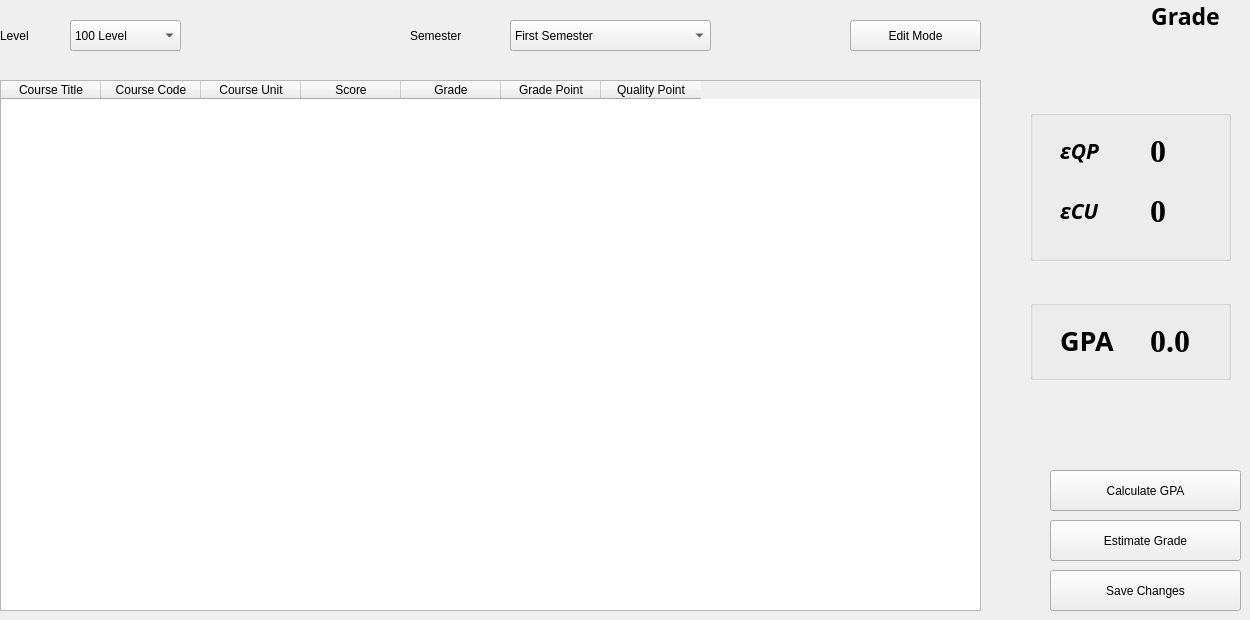
      <widget class="QWidget" name="tab_8">
       <attribute name="title">
        <string>Page</string>
       </attribute>
       <widget class="QLabel" name="label_10">
        <property name="geometry">
         <rect>
          <x>1140</x>
          <y>0</y>
          <width>91</width>
          <height>31</height>
         </rect>
        </property>
        <property name="font">
         <font>
          <family>Segoe Print</family>
          <pointsize>17</pointsize>
          <weight>75</weight>
          <bold>true</bold>
         </font>
        </property>
        <property name="text">
         <string>Grade</string>
        </property>
        <property name="alignment">
         <set>Qt::AlignCenter</set>
        </property>
       </widget>
       <widget class="QTableWidget" name="tableWidget_grade">
        <property name="geometry">
         <rect>
          <x>0</x>
          <y>80</y>
          <width>981</width>
          <height>531</height>
         </rect>
        </property>
        <property name="columnCount">
         <number>7</number>
        </property>
        <column>
         <property name="text">
          <string>Course Title</string>
         </property>
        </column>
        <column>
         <property name="text">
          <string>Course Code</string>
         </property>
        </column>
        <column>
         <property name="text">
          <string>Course Unit</string>
         </property>
        </column>
        <column>
         <property name="text">
          <string>Score</string>
         </property>
        </column>
        <column>
         <property name="text">
          <string>Grade</string>
         </property>
        </column>
        <column>
         <property name="text">
          <string>Grade Point</string>
         </property>
        </column>
        <column>
         <property name="text">
          <string>Quality Point</string>
         </property>
        </column>
       </widget>
       <widget class="QLabel" name="label_25">
        <property name="geometry">
         <rect>
          <x>410</x>
          <y>20</y>
          <width>81</width>
          <height>31</height>
         </rect>
        </property>
        <property name="text">
         <string>Semester</string>
        </property>
       </widget>
       <widget class="QComboBox" name="comboBox_level_3">
        <property name="geometry">
         <rect>
          <x>70</x>
          <y>20</y>
          <width>111</width>
          <height>31</height>
         </rect>
        </property>
        <item>
         <property name="text">
          <string>100 Level</string>
         </property>
        </item>
        <item>
         <property name="text">
          <string>200 Level</string>
         </property>
        </item>
        <item>
         <property name="text">
          <string>300 Level</string>
         </property>
        </item>
        <item>
         <property name="text">
          <string>400 Level</string>
         </property>
        </item>
       </widget>
       <widget class="QLabel" name="label_28">
        <property name="geometry">
         <rect>
          <x>0</x>
          <y>20</y>
          <width>61</width>
          <height>31</height>
         </rect>
        </property>
        <property name="text">
         <string>Level</string>
        </property>
       </widget>
       <widget class="QComboBox" name="comboBox_semester_3">
        <property name="geometry">
         <rect>
          <x>510</x>
          <y>20</y>
          <width>201</width>
          <height>31</height>
         </rect>
        </property>
        <item>
         <property name="text">
          <string>First Semester</string>
         </property>
        </item>
        <item>
         <property name="text">
          <string>Second Semester</string>
         </property>
        </item>
       </widget>
       <widget class="QPushButton" name="pushButton_edit_grade">
        <property name="geometry">
         <rect>
          <x>850</x>
          <y>20</y>
          <width>131</width>
          <height>31</height>
         </rect>
        </property>
        <property name="text">
         <string>Edit Mode</string>
        </property>
       </widget>
       <widget class="QPushButton" name="pushButton_save_grade_changes">
        <property name="geometry">
         <rect>
          <x>1050</x>
          <y>570</y>
          <width>191</width>
          <height>41</height>
         </rect>
        </property>
        <property name="text">
         <string>Save Changes</string>
        </property>
       </widget>
       <widget class="QPushButton" name="pushButton_estimate_grade">
        <property name="geometry">
         <rect>
          <x>1050</x>
          <y>520</y>
          <width>191</width>
          <height>41</height>
         </rect>
        </property>
        <property name="text">
         <string>Estimate Grade</string>
        </property>
       </widget>
       <widget class="QPushButton" name="pushButton_clacuategpa">
        <property name="geometry">
         <rect>
          <x>1050</x>
          <y>470</y>
          <width>191</width>
          <height>41</height>
         </rect>
        </property>
        <property name="text">
         <string>Calculate GPA</string>
        </property>
       </widget>
       <widget class="QGroupBox" name="groupBox_4">
        <property name="geometry">
         <rect>
          <x>1030</x>
          <y>110</y>
          <width>201</width>
          <height>151</height>
         </rect>
        </property>
        <property name="title">
         <string/>
        </property>
        <property name="alignment">
         <set>Qt::AlignCenter</set>
        </property>
        <widget class="QLabel" name="label_ecu">
         <property name="geometry">
          <rect>
           <x>120</x>
           <y>80</y>
           <width>61</width>
           <height>41</height>
          </rect>
         </property>
         <property name="font">
          <font>
           <family>Times New Roman</family>
           <pointsize>24</pointsize>
           <weight>75</weight>
           <bold>true</bold>
          </font>
         </property>
         <property name="text">
          <string>0</string>
         </property>
        </widget>
        <widget class="QLabel" name="label_32">
         <property name="geometry">
          <rect>
           <x>30</x>
           <y>20</y>
           <width>51</width>
           <height>41</height>
          </rect>
         </property>
         <property name="font">
          <font>
           <family>Trebuchet MS</family>
           <pointsize>16</pointsize>
           <weight>75</weight>
           <italic>true</italic>
           <bold>true</bold>
          </font>
         </property>
         <property name="text">
          <string>ɛQP</string>
         </property>
        </widget>
        <widget class="QLabel" name="label_34">
         <property name="geometry">
          <rect>
           <x>30</x>
           <y>80</y>
           <width>51</width>
           <height>41</height>
          </rect>
         </property>
         <property name="font">
          <font>
           <family>Trebuchet MS</family>
           <pointsize>16</pointsize>
           <weight>75</weight>
           <italic>true</italic>
           <bold>true</bold>
          </font>
         </property>
         <property name="text">
          <string>ɛCU</string>
         </property>
        </widget>
        <widget class="QLabel" name="label_eqp">
         <property name="geometry">
          <rect>
           <x>120</x>
           <y>20</y>
           <width>61</width>
           <height>41</height>
          </rect>
         </property>
         <property name="font">
          <font>
           <family>Times New Roman</family>
           <pointsize>24</pointsize>
           <weight>75</weight>
           <bold>true</bold>
          </font>
         </property>
         <property name="text">
          <string>0</string>
         </property>
        </widget>
       </widget>
       <widget class="QGroupBox" name="groupBox_5">
        <property name="geometry">
         <rect>
          <x>1030</x>
          <y>300</y>
          <width>201</width>
          <height>80</height>
         </rect>
        </property>
        <property name="title">
         <string/>
        </property>
        <widget class="QLabel" name="label_29">
         <property name="geometry">
          <rect>
           <x>30</x>
           <y>20</y>
           <width>71</width>
           <height>41</height>
          </rect>
         </property>
         <property name="font">
          <font>
           <family>Trebuchet MS</family>
           <pointsize>20</pointsize>
           <weight>75</weight>
           <bold>true</bold>
          </font>
         </property>
         <property name="text">
          <string>GPA</string>
         </property>
        </widget>
        <widget class="QLabel" name="label_gpa">
         <property name="geometry">
          <rect>
           <x>120</x>
           <y>20</y>
           <width>71</width>
           <height>41</height>
          </rect>
         </property>
         <property name="font">
          <font>
           <family>Times New Roman</family>
           <pointsize>24</pointsize>
           <weight>75</weight>
           <bold>true</bold>
          </font>
         </property>
         <property name="text">
          <string>0.0</string>
         </property>
        </widget>
       </widget>
      </widget>
